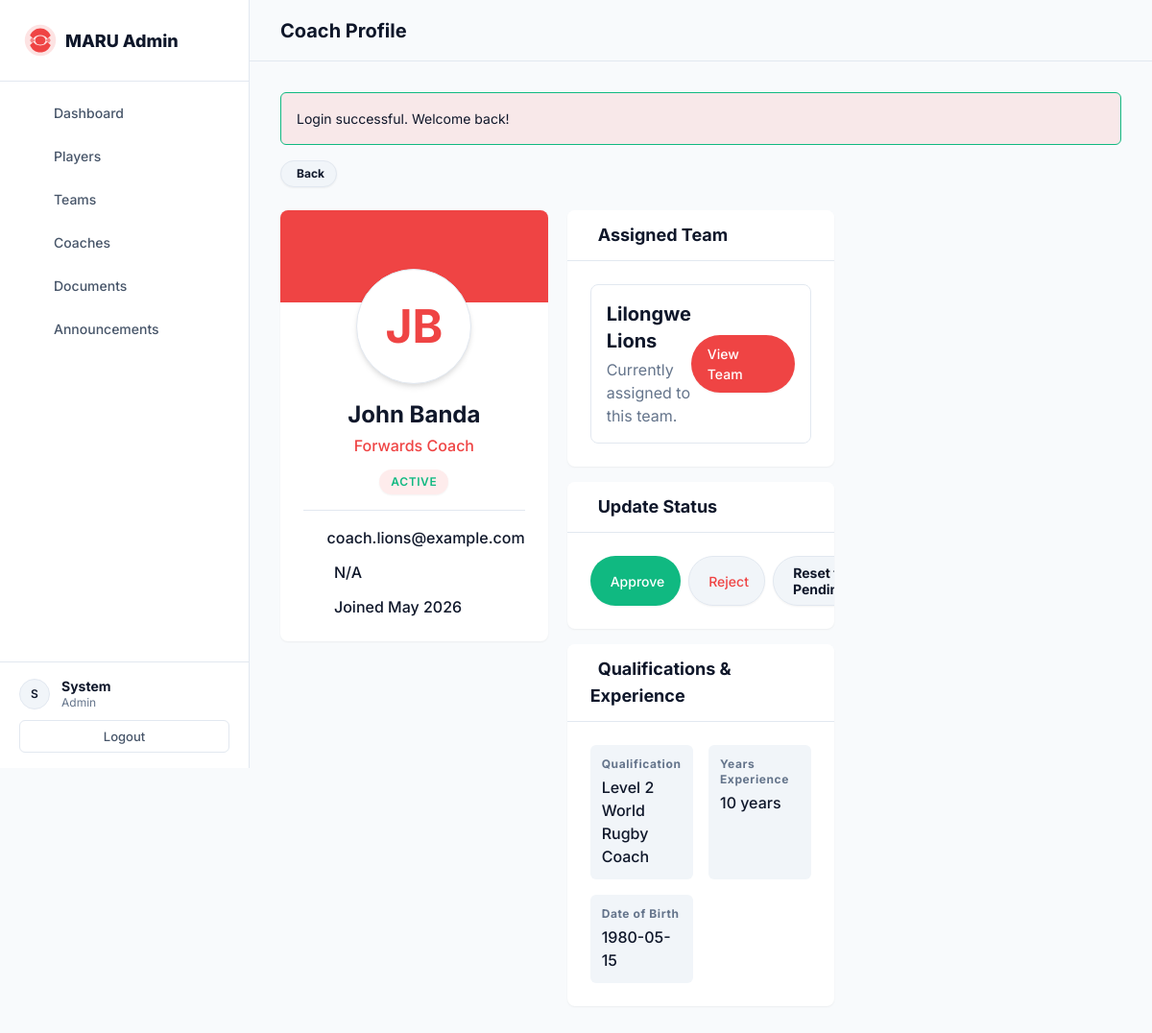
The page /admin/coaches/1 (signed in) on the database its author committed.
### tables this page shows
CREATE TABLE IF NOT EXISTS coaches (
    id INT AUTO_INCREMENT PRIMARY KEY,
    user_id INT NOT NULL UNIQUE,
    team_id INT NULL,
    phone VARCHAR(20),
    address TEXT,
    date_of_birth DATE,
    qualification VARCHAR(255),
    years_experience INT DEFAULT 0,
    coaching_specialty VARCHAR(100),
    registration_status ENUM('pending', 'under_review', 'approved', 'rejected') DEFAULT 'pending',
    FOREIGN KEY (user_id) REFERENCES users(id) ON DELETE CASCADE,
    FOREIGN KEY (team_id) REFERENCES teams(id) ON DELETE SET NULL
);

CREATE TABLE IF NOT EXISTS users (
    id INT AUTO_INCREMENT PRIMARY KEY,
    email VARCHAR(255) UNIQUE NOT NULL,
    password VARCHAR(255) NOT NULL,
    role ENUM('player', 'coach', 'admin') NOT NULL,
    first_name VARCHAR(100) NOT NULL,
    last_name VARCHAR(100) NOT NULL,
    phone VARCHAR(20),
    avatar VARCHAR(255) DEFAULT NULL,
    is_active TINYINT(1) DEFAULT 1,
    created_at TIMESTAMP DEFAULT CURRENT_TIMESTAMP,
    updated_at TIMESTAMP DEFAULT CURRENT_TIMESTAMP ON UPDATE CURRENT_TIMESTAMP
);

CREATE TABLE IF NOT EXISTS teams (
    id INT AUTO_INCREMENT PRIMARY KEY,
    name VARCHAR(100) NOT NULL,
    division VARCHAR(50),
    description TEXT,
    coach_id INT NULL,
    max_players INT DEFAULT 30,
    is_active TINYINT(1) DEFAULT 1,
    created_at TIMESTAMP DEFAULT CURRENT_TIMESTAMP,
    updated_at TIMESTAMP DEFAULT CURRENT_TIMESTAMP ON UPDATE CURRENT_TIMESTAMP,
    FOREIGN KEY (coach_id) REFERENCES users(id) ON DELETE SET NULL
);

### index.php (called while the page is built, shortened)
<?php
spl_autoload_register(function ($class) {
    $prefix = 'App\\';
    $base_dir = __DIR__ . '/src/';
    $len = strlen($prefix);
    $relative_class = substr($class, $len);
    $file = $base_dir . str_replace('\\', '/', $relative_class) . '.php';
    $config_file = __DIR__ . '/config/' . str_replace('\\', '/', $relative_class) . '.php';
});
$router = new Router();
$router->get('/', 'PageController@welcome');
$router->get('/login', 'AuthController@showLogin');
$router->post('/login', 'AuthController@login');
$router->get('/register', 'AuthController@showRegister');
$router->get('/register/player', 'AuthController@showPlayerRegister');
$router->post('/register/player', 'AuthController@registerPlayer');
$router->get('/register/coach', 'AuthController@showCoachRegister');
$router->post('/register/coach', 'AuthController@registerCoach');
$router->post('/logout', 'AuthController@logout');
$router->get('/player/profile', 'PlayerController@showProfile', ['AuthMiddleware']);
$router->get('/player/profile/edit', 'PlayerController@editProfile', ['AuthMiddleware']);
$router->post('/player/profile/edit', 'PlayerController@updateProfile', ['AuthMiddleware']);
$router->get('/player/status', 'PlayerController@showStatus', ['AuthMiddleware']);
$router->post('/player/documents/upload', 'DocumentController@upload', ['AuthMiddleware']);
$router->get('/coach/profile', 'CoachController@showProfile', ['AuthMiddleware', 'RoleMiddleware:coach']);
$router->get('/coach/edit', 'CoachController@editProfile', ['AuthMiddleware', 'RoleMiddleware:coach']);
$router->post('/coach/edit', 'CoachController@updateProfile', ['AuthMiddleware', 'RoleMiddleware:coach']);
$router->get('/coach/team', 'CoachController@showTeam', ['AuthMiddleware', 'RoleMiddleware:coach']);
$router->get('/admin', 'AdminController@dashboard', ['AuthMiddleware', 'RoleMiddleware:admin']);
$router->get('/admin/profile', 'AdminController@profile', ['AuthMiddleware', 'RoleMiddleware:admin']);
$router->post('/admin/profile/update', 'AdminController@updateProfile', ['AuthMiddleware', 'RoleMiddleware:admin']);
$router->post('/admin/profile/password', 'AdminController@changePassword', ['AuthMiddleware', 'RoleMiddleware:admin']);
$router->get('/admin/admins/create', 'AdminController@createAdminForm', ['AuthMiddleware', 'RoleMiddleware:admin']);
$router->post('/admin/admins/create', 'AdminController@createAdmin', ['AuthMiddleware', 'RoleMiddleware:admin']);
$router->get('/admin/players', 'AdminController@players', ['AuthMiddleware', 'RoleMiddleware:admin']);
$router->get('/admin/players/create', 'AdminController@createPlayerForm', ['AuthMiddleware', 'RoleMiddleware:admin']);
$router->post('/admin/players/create', 'AdminController@createPlayer', ['AuthMiddleware', 'RoleMiddleware:admin']);
$router->get('/admin/players/{id}', 'AdminController@playerDetail', ['AuthMiddleware', 'RoleMiddleware:admin']);
$router->post('/admin/players/{id}/status', 'AdminController@updatePlayerStatus', ['AuthMiddleware', 'RoleMiddleware:admin']);
$router->get('/admin/coaches', 'AdminController@coaches', ['AuthMiddleware', 'RoleMiddleware:admin']);
$router->get('/admin/coaches/create', 'AdminController@createCoachForm', ['AuthMiddleware', 'RoleMiddleware:admin']);
$router->post('/admin/coaches/create', 'AdminController@createCoach', ['AuthMiddleware', 'RoleMiddleware:admin']);
$router->get('/admin/coaches/{id}', 'AdminController@coachDetail', ['AuthMiddleware', 'RoleMiddleware:admin']);
$router->post('/admin/coaches/{id}/status', 'AdminController@updateCoachStatus', ['AuthMiddleware', 'RoleMiddleware:admin']);
$router->get('/admin/teams', 'AdminController@teams', ['AuthMiddleware', 'RoleMiddleware:admin']);
$router->get('/admin/teams/create', 'AdminController@createTeamForm', ['AuthMiddleware', 'RoleMiddleware:admin']);
$router->post('/admin/teams/create', 'AdminController@createTeam', ['AuthMiddleware', 'RoleMiddleware:admin']);
$router->get('/admin/teams/{id}', 'AdminController@teamDetail', ['AuthMiddleware', 'RoleMiddleware:admin']);
$router->get('/admin/documents', 'AdminController@documents', ['AuthMiddleware', 'RoleMiddleware:admin']);
$router->post('/admin/documents/{id}/verify', 'AdminController@verifyDocument', ['AuthMiddleware', 'RoleMiddleware:admin']);
$router->post('/admin/notifications/send', 'AdminController@sendNotification', ['AuthMiddleware', 'RoleMiddleware:admin']);
$router->get('/admin/announcements', 'AdminController@announcements', ['AuthMiddleware', 'RoleMiddleware:admin']);
$router->get('/admin/announcements/create', 'AdminController@createAnnouncementForm', ['AuthMiddleware', 'RoleMiddleware:admin']);
$router->post('/admin/announcements/create', 'AdminController@createAnnouncement', ['AuthMiddleware', 'RoleMiddleware:admin']);
$router->dispatch();

### src/controllers/AdminController.php (called while the page is built, shortened)
<?php
class AdminController
{
    protected function render(string $view, array $data = [], string $layout = 'admin'): void
    {
        extract($data);
        $contentView = __DIR__ . "/../../views/pages/{$view}.php";
        require $contentView;
    }
    public function coachDetail($id): void
    {
        $coach = Coach::findById((int)$id);
        $this->render('admin/coach-detail', ['coach' => $coach, 'pageTitle' => 'Coach Profile']);
    }
}

### src/models/Coach.php (called while the page is built, shortened)
<?php
class Coach
{
    public static function findById(int $id): ?array
    {
        $db = Database::getConnection();
        $stmt = $db->prepare("
            SELECT c.*, u.first_name, u.last_name, u.email, t.name as team_name
            FROM coaches c
            JOIN users u ON c.user_id = u.id
            LEFT JOIN teams t ON c.team_id = t.id
            WHERE c.id = :id
        ");
        $stmt->execute([':id' => $id]);
        $coach = $stmt->fetch(PDO::FETCH_ASSOC);
        return $coach ?: null;
    }
}

### views/pages/admin/coach-detail.php (the view, shortened to what this page needs)
<div class="page-header mb-4">
    <div class="flex items-center justify-between">
        <div class="flex items-center gap-3">
            <a href="/admin/coaches" class="btn btn-sm btn-light text-muted hover-bg-light rounded-pill px-3 shadow-sm"><i class="ph ph-arrow-left mr-1"></i> Back</a>
        </div>
    </div>
</div>
<?php if (!empty($coach)): ?>
<div class="grid grid-3 gap-5">
    <div class="col-span-1">
        <div class="card shadow-sm border-0 rounded-lg mb-4 text-center overflow-hidden">
            <div class="bg-primary h-24"></div>
            <div class="card-body pt-0 relative">
                <div class="avatar avatar-xl mx-auto bg-white text-primary flex items-center justify-center rounded-circle shadow-md border-4 border-white overflow-hidden" style="width: 120px; height: 120px; font-size: 3rem; margin-top: -60px; margin-bottom: 1rem; font-weight: bold;">
                    <?php if (!empty($coach['avatar'])): ?>
                        <img src="/public/uploads/avatars/<?= htmlspecialchars($coach['avatar']) ?>" alt="Avatar" class="avatar-img" loading="lazy">
                    <?php else: ?>
                        <?= strtoupper(substr($coach['first_name'] ?? 'C', 0, 1)) ?><?= strtoupper(substr($coach['last_name'] ?? '', 0, 1)) ?>
                    <?php endif; ?>
                </div>
                <h2 class="text-2xl font-bold mb-1"><?= htmlspecialchars(($coach['first_name'] ?? '') . ' ' . ($coach['last_name'] ?? '')) ?></h2>
                <p class="text-primary font-medium mb-3"><?= htmlspecialchars($coach['coaching_specialty'] ?? 'Coach') ?></p>
                <div class="mb-4">
                    <?php
                    $status = $coach['registration_status'] ?? 'pending';
                    $statusMap = [
                        'pending' => ['badge-warning', 'Pending Review'],
                        'under_review' => ['badge-info', 'Under Review'],
                        'approved' => ['badge-success', 'Active'],
                        'rejected' => ['badge-danger', 'Inactive']
                    ];
                    [$badgeClass, $label] = $statusMap[$status] ?? ['badge-warning', 'Pending'];
                    ?>
                    <span class="badge <?= $badgeClass ?> rounded-pill px-3 py-1 shadow-sm"><?= $label ?></span>
                </div>
                <div class="info-list text-left border-top pt-4">
                    <div class="flex items-center mb-3">
                        <div class="flex-1 text-dark font-medium"><?= htmlspecialchars($coach['email'] ?? 'N/A') ?></div>
                    </div>
                    <div class="flex items-center mb-3">
                        <div class="flex-1 text-dark font-medium"><?= htmlspecialchars($coach['phone'] ?? 'N/A') ?></div>
                    </div>
                    <div class="flex items-center">
                        <div class="flex-1 text-dark font-medium">Joined <?= date('M Y', strtotime($coach['created_at'] ?? 'now')) ?></div>
                    </div>
                </div>
            </div>
        </div>
    </div>
    <div class="col-span-2">
        <div class="card shadow-sm border-0 rounded-lg mb-4">
            <div class="card-header bg-white border-bottom py-3 flex justify-between items-center">
                <h2 class="text-lg font-bold m-0"><i class="ph ph-users text-primary mr-2"></i> Assigned Team</h2>
            </div>
            <div class="card-body p-4">
                <?php if (!empty($coach['team_name'])): ?>
                    <div class="flex items-center p-4 border border-light rounded-lg bg-light-primary hover-shadow transition relative overflow-hidden">
                        <div class="flex-1">
                            <div class="flex items-center mb-1">
                                <h3 class="text-xl font-bold m-0 text-dark"><?= htmlspecialchars($coach['team_name']) ?></h3>
                            </div>
                            <p class="text-muted mb-0">Currently assigned to this team.</p>
                        </div>
                        <div>
                            <a href="/admin/teams/<?= $coach['team_id'] ?>" class="btn btn-primary rounded-pill px-4 shadow-sm">View Team <i class="ph ph-arrow-right ml-1"></i></a>
                        </div>
                    </div>
                <?php endif; ?>
            </div>
        </div>
        <div class="card shadow-sm border-0 rounded-lg mb-4">
            <div class="card-header bg-white border-bottom py-3">
                <h3 class="text-lg font-bold m-0"><i class="ph ph-clipboard-check text-primary mr-2"></i> Update Status</h3>
            </div>
            <div class="card-body">
                <form action="/admin/coaches/<?= $coach['id'] ?>/status" method="POST">
                    <div class="flex gap-2">
                        <button type="submit" name="status" value="approved" class="btn btn-success flex-1 rounded-pill shadow-sm"><i class="ph ph-check mr-1"></i> Approve</button>
                        <button type="submit" name="status" value="rejected" class="btn btn-danger flex-1 rounded-pill shadow-sm"><i class="ph ph-x mr-1"></i> Reject</button>
                        <button type="submit" name="status" value="pending" class="btn btn-light flex-1 rounded-pill shadow-sm"><i class="ph ph-clock mr-1"></i> Reset to Pending</button>
                    </div>
                </form>
            </div>
        </div>
        <div class="card shadow-sm border-0 rounded-lg">
            <div class="card-header bg-white border-bottom py-3">
                <h2 class="text-lg font-bold m-0"><i class="ph ph-certificate text-primary mr-2"></i> Qualifications & Experience</h2>
            </div>
            <div class="card-body p-4">
                <div class="grid grid-2 gap-4">
                    <?php if (!empty($coach['qualification'])): ?>
                        <div class="info-group p-3 bg-light rounded">
                            <label class="text-muted text-xs uppercase font-bold tracking-wider mb-1 d-block">Qualification</label>
                            <div class="text-dark font-medium"><?= htmlspecialchars($coach['qualification']) ?></div>
                        </div>
                    <?php endif; ?>
                    <?php if (!empty($coach['years_experience'])): ?>
                        <div class="info-group p-3 bg-light rounded">
                            <label class="text-muted text-xs uppercase font-bold tracking-wider mb-1 d-block">Years Experience</label>
                            <div class="text-dark font-medium"><?= htmlspecialchars($coach['years_experience']) ?> years</div>
                        </div>
                    <?php endif; ?>
                    <?php if (!empty($coach['date_of_birth'])): ?>
                        <div class="info-group p-3 bg-light rounded">
                            <label class="text-muted text-xs uppercase font-bold tracking-wider mb-1 d-block">Date of Birth</label>
                            <div class="text-dark font-medium"><?= htmlspecialchars($coach['date_of_birth']) ?></div>
                        </div>
                    <?php endif; ?>
                </div>
            </div>
        </div>
    </div>
</div>
<?php endif; ?>

### src/helpers/Router.php (shortened to what this page needs)
<?php
class Router {
    private array $routes = [
        'GET' => [],
        'POST' => []
    ];
    private function addRoute(string $method, string $path, string|callable $handler, array $routeMiddleware = []): void {
        $pattern = preg_replace('/\{([a-zA-Z0-9_]+)\}/', '(?P<$1>[a-zA-Z0-9_-]+)', $path);
        $pattern = "#^" . $pattern . "$#";
        $this->routes[$method][$pattern] = $handler;
    }
    public function dispatch(): void {
        $method = $_SERVER['REQUEST_METHOD'];
        $path = parse_url($_SERVER['REQUEST_URI'], PHP_URL_PATH);
        foreach ($this->routes[$method] as $pattern => $handler) {
            if (preg_match($pattern, $path, $matches)) {
                $params = array_filter($matches, 'is_string', ARRAY_FILTER_USE_KEY);
                if (is_callable($handler)) {
                    call_user_func_array($handler, $params);
                } else {
                    $this->invokeController($handler, $params);
                }
                return;
            }
        }
    }
    private function invokeController(string $handler, array $params): void {
        list($controllerName, $methodName) = explode('@', $handler);
        $controllerClass = "App\\Controllers\\" . $controllerName;
        if (class_exists($controllerClass)) {
            $controller = new $controllerClass();
            if (method_exists($controller, $methodName)) {
                call_user_func_array([$controller, $methodName], $params);
                return;
            }
        }
    }
}

### rows shown on the page
coaches: user.first_name "J", user.last_name "B", user.last_name "John Banda", coaching_specialty "Forwards Coach", user.email "coach.lions@example.com", phone "N/A", team.name "Lilongwe Lions", qualification "Level 2 World Rugby Coach", years_experience "10", date_of_birth "1980-05-15"

### other values the page prints
$message "Login successful. Welcome back!"
$label "ACTIVE"
date('M Y', strtotime($coach['created_at'] ?? 'now')) "May 2026"
